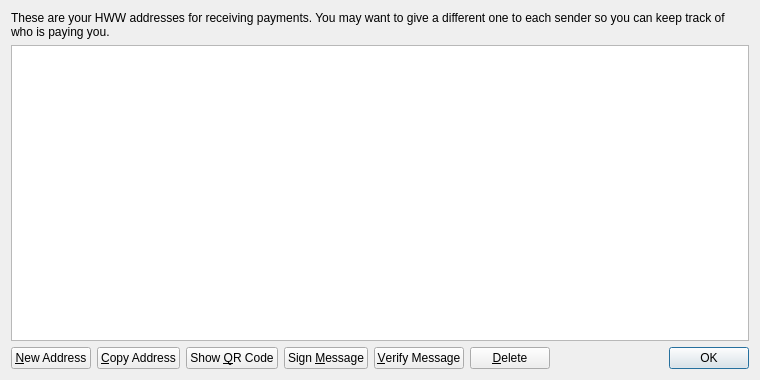
<?xml version="1.0" encoding="UTF-8"?>
<ui version="4.0">
 <class>AddressBookPage</class>
 <widget class="QWidget" name="AddressBookPage">
  <property name="geometry">
   <rect>
    <x>0</x>
    <y>0</y>
    <width>760</width>
    <height>380</height>
   </rect>
  </property>
  <property name="windowTitle">
   <string>Address Book</string>
  </property>
  <layout class="QVBoxLayout" name="verticalLayout">
   <item>
    <widget class="QLabel" name="labelExplanation">
     <property name="text">
      <string>These are your HWW addresses for receiving payments. You may want to give a different one to each sender so you can keep track of who is paying you.</string>
     </property>
     <property name="textFormat">
      <enum>Qt::PlainText</enum>
     </property>
     <property name="wordWrap">
      <bool>true</bool>
     </property>
    </widget>
   </item>
   <item>
    <widget class="QTableView" name="tableView">
     <property name="contextMenuPolicy">
      <enum>Qt::CustomContextMenu</enum>
     </property>
     <property name="toolTip">
      <string>Double-click to edit address or label</string>
     </property>
     <property name="tabKeyNavigation">
      <bool>false</bool>
     </property>
     <property name="alternatingRowColors">
      <bool>true</bool>
     </property>
     <property name="selectionMode">
      <enum>QAbstractItemView::SingleSelection</enum>
     </property>
     <property name="selectionBehavior">
      <enum>QAbstractItemView::SelectRows</enum>
     </property>
     <property name="sortingEnabled">
      <bool>true</bool>
     </property>
     <attribute name="verticalHeaderVisible">
      <bool>false</bool>
     </attribute>
    </widget>
   </item>
   <item>
    <layout class="QHBoxLayout" name="horizontalLayout">
     <item>
      <widget class="QPushButton" name="newAddressButton">
       <property name="toolTip">
        <string>Create a new address</string>
       </property>
       <property name="text">
        <string>&amp;New Address</string>
       </property>
       <property name="icon">
        <iconset resource="../bitcoin.qrc">
         <normaloff>:/icons/add</normaloff>:/icons/add</iconset>
       </property>
      </widget>
     </item>
     <item>
      <widget class="QPushButton" name="copyToClipboard">
       <property name="toolTip">
        <string>Copy the currently selected address to the system clipboard</string>
       </property>
       <property name="text">
        <string>&amp;Copy Address</string>
       </property>
       <property name="icon">
        <iconset resource="../bitcoin.qrc">
         <normaloff>:/icons/editcopy</normaloff>:/icons/editcopy</iconset>
       </property>
      </widget>
     </item>
     <item>
      <widget class="QPushButton" name="showQRCode">
       <property name="text">
        <string>Show &amp;QR Code</string>
       </property>
       <property name="icon">
        <iconset resource="../bitcoin.qrc">
         <normaloff>:/icons/qrcode</normaloff>:/icons/qrcode</iconset>
       </property>
      </widget>
     </item>
     <item>
      <widget class="QPushButton" name="signMessage">
       <property name="toolTip">
        <string>Sign a message to prove you own a HWW address</string>
       </property>
       <property name="text">
        <string>Sign &amp;Message</string>
       </property>
       <property name="icon">
        <iconset resource="../bitcoin.qrc">
         <normaloff>:/icons/edit</normaloff>:/icons/edit</iconset>
       </property>
      </widget>
     </item>
     <item>
      <widget class="QPushButton" name="verifyMessage">
       <property name="toolTip">
        <string>Verify a message to ensure it was signed with a specified HWW address</string>
       </property>
       <property name="text">
        <string>&amp;Verify Message</string>
       </property>
       <property name="icon">
        <iconset resource="../bitcoin.qrc">
         <normaloff>:/icons/transaction_0</normaloff>:/icons/transaction_0</iconset>
       </property>
      </widget>
     </item>
     <item>
      <widget class="QPushButton" name="deleteButton">
       <property name="toolTip">
        <string>Delete the currently selected address from the list</string>
       </property>
       <property name="text">
        <string>&amp;Delete</string>
       </property>
       <property name="icon">
        <iconset resource="../bitcoin.qrc">
         <normaloff>:/icons/remove</normaloff>:/icons/remove</iconset>
       </property>
      </widget>
     </item>
     <item>
      <spacer name="horizontalSpacer">
       <property name="orientation">
        <enum>Qt::Horizontal</enum>
       </property>
       <property name="sizeHint" stdset="0">
        <size>
         <width>40</width>
         <height>20</height>
        </size>
       </property>
      </spacer>
     </item>
     <item>
      <widget class="QDialogButtonBox" name="buttonBox">
       <property name="sizePolicy">
        <sizepolicy hsizetype="Maximum" vsizetype="Fixed">
         <horstretch>0</horstretch>
         <verstretch>0</verstretch>
        </sizepolicy>
       </property>
       <property name="standardButtons">
        <set>QDialogButtonBox::Ok</set>
       </property>
      </widget>
     </item>
    </layout>
   </item>
  </layout>
 </widget>
 <resources>
  <include location="../bitcoin.qrc"/>
 </resources>
 <connections/>
</ui>
